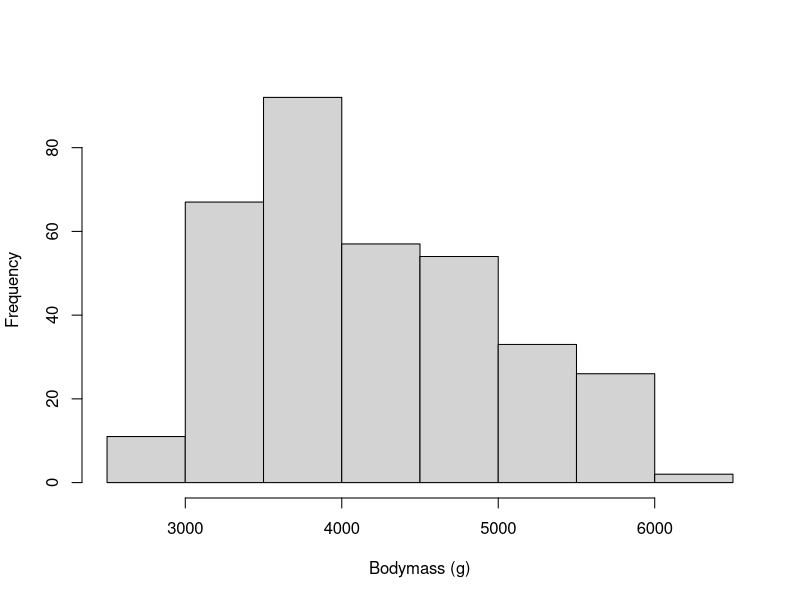
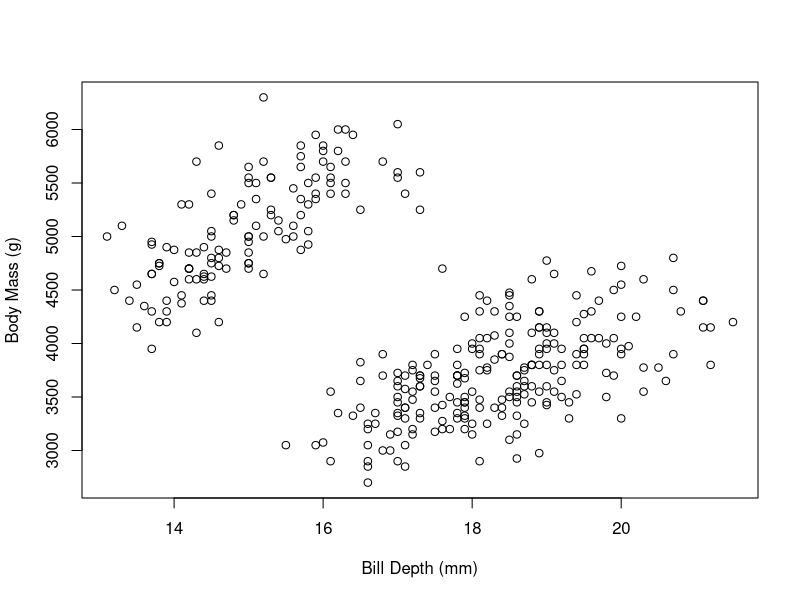
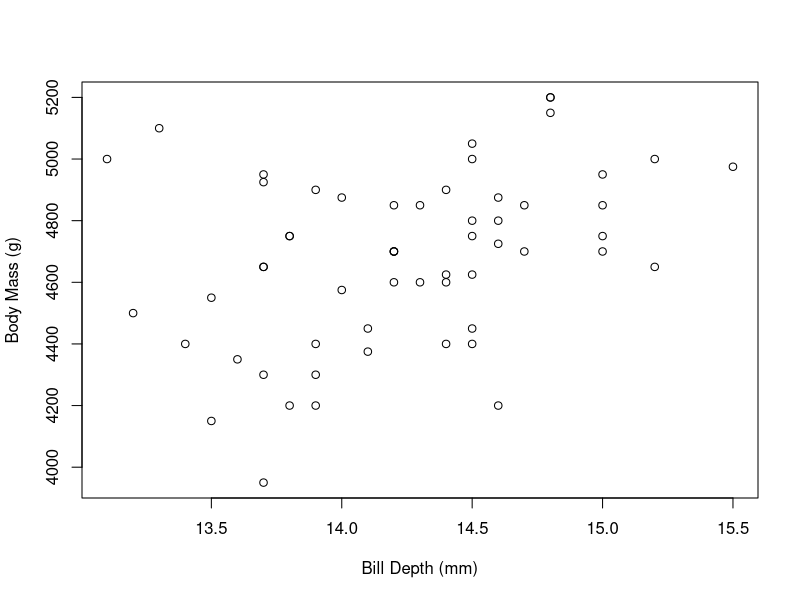

Write R code to recreate these figures, in order.
## ---- chunk 1
1+2
## ---- chunk 2
1+2
1-2
1*2
1/2
## ---- chunk 3
1+2
1-2
1*2
1/2
1+2/2-2/2-2+2
## ---- chunk 4
1+2
1-2
1*2
1/2
1+2/2-2/2-2+2
(1+2/2-2/2-2+2)*5
## ---- chunk 5
a <- 2
b <- 3
## ---- chunk 6
a <- 2
b <- 3
a+b
## ---- chunk 7
a <- 2
b <- 3
c <- a*2/(3-1)
c
a+b+c
## ---- chunk 8
a <- 2
b <- 3
c <- a*2/(3-1)
d <- a+b+c
## ---- chunk 9
abs(-5)
## ---- chunk 10
sum(1,2,3,4)
## ---- chunk 11
round(3.1416)
## ---- chunk 12
round(3.1416,digits=2)
## ---- chunk 13
#This is a comment
#I am rounding pi to two decimal points
round(3.1416,digits=2)
## ---- chunk 14
#Vector of lizards' weight
lizards_weight <- c(2.25, 4.45, 1.75)
## ---- chunk 15
#Vector of lizards' weight
lizards_weight <- c(2.25, 4.45, 1.75)
lizards_weight[2]
## ---- chunk 16
#Vector of lizards' weight
lizards_weight <- c(2.25, 4.45, 1.75)
lizards_weight[2]
var1 <- lizards_weight[2]*100
var1
## ---- chunk 17
#Vector of lizards' weight
lizards_weight <- c(2.25, 4.45, 1.75)
lizards_weight[2]
var1 <- lizards_weight[2]*100
var1
sum(lizards_weight)
## ---- chunk 18
#Vector of lizards' weight
lizards_weight <- c(2.25, 4.45, 1.75)
## ---- chunk 19
#Vector of lizards' weight
lizards_weight <- c(2.25, 4.45, 1.75)
lizards_weight > 2
## ---- chunk 20
#Vector of lizards' weight
lizards_weight <- c(2.25, 4.45, 1.75)
lizards_weight > 2
lizards_weight[lizards_weight > 2] #greater than
## ---- chunk 21
#Vector of lizards' weight
lizards_weight <- c(2.25, 4.45, 1.75)
lizards_weight > 2
lizards_weight[lizards_weight < 2] #less than
## ---- chunk 22
#simulated vector of female dolphins data
dolphins_f <- c(190,200,185,189,189,210,195,220)
## ---- chunk 23
#simulated vector of female dolphins data
dolphins_f <- c(190,200,185,189,189,210,195,220)
#average female weight is 190
dolphins_f[dolphins_f > 190 & dolphins_f < 220]
## ---- chunk 24
#simulated vector of female dolphins data
dolphins_f <- c(190,200,185,189,189,210,195,220)
#average female weight is 190
dolphins_f[dolphins_f > 190 & dolphins_f < 220]
## ---- chunk 25
#Install R packages
#install.packages("palmerpenguins") #this installs the package
library(palmerpenguins) #this loads the package into our workspace
## ---- chunk 26
#head shows the first six rows
head(penguins)
## ---- chunk 27
#head shows the last six rows
tail(penguins)
## ---- chunk 28
#head shows the last six rows
names(penguins)
## ---- chunk 29
#head shows the last six rows
penguins$island
penguins$body_mass_g
## ---- chunk 30
penguins$bill_length_mm
mean(penguins$bill_length_mm)
## ---- chunk 31
mean(penguins$bill_length_mm,na.rm=TRUE)
## ---- chunk 32
mean(penguins$body_mass_g[penguins$species=="Gentoo" 
                          & penguins$sex=="male"],na.rm = TRUE)
## ---- chunk 33
hist(penguins$body_mass_g,main="",
     xlab="Bodymass (g)")
## ---- chunk 34
#Scatter plot
plot(penguins$bill_depth_mm,penguins$body_mass_g,
     xlab="Bill Depth (mm)", ylab="Body Mass (g)")
## ---- chunk 35
#Scatter plot
plot(penguins$bill_depth_mm[penguins$species=="Gentoo" 
                            & penguins$sex=="female"],
     penguins$body_mass_g[penguins$species=="Gentoo" 
                            & penguins$sex=="female"],
     xlab="Bill Depth (mm)", ylab="Body Mass (g)")
